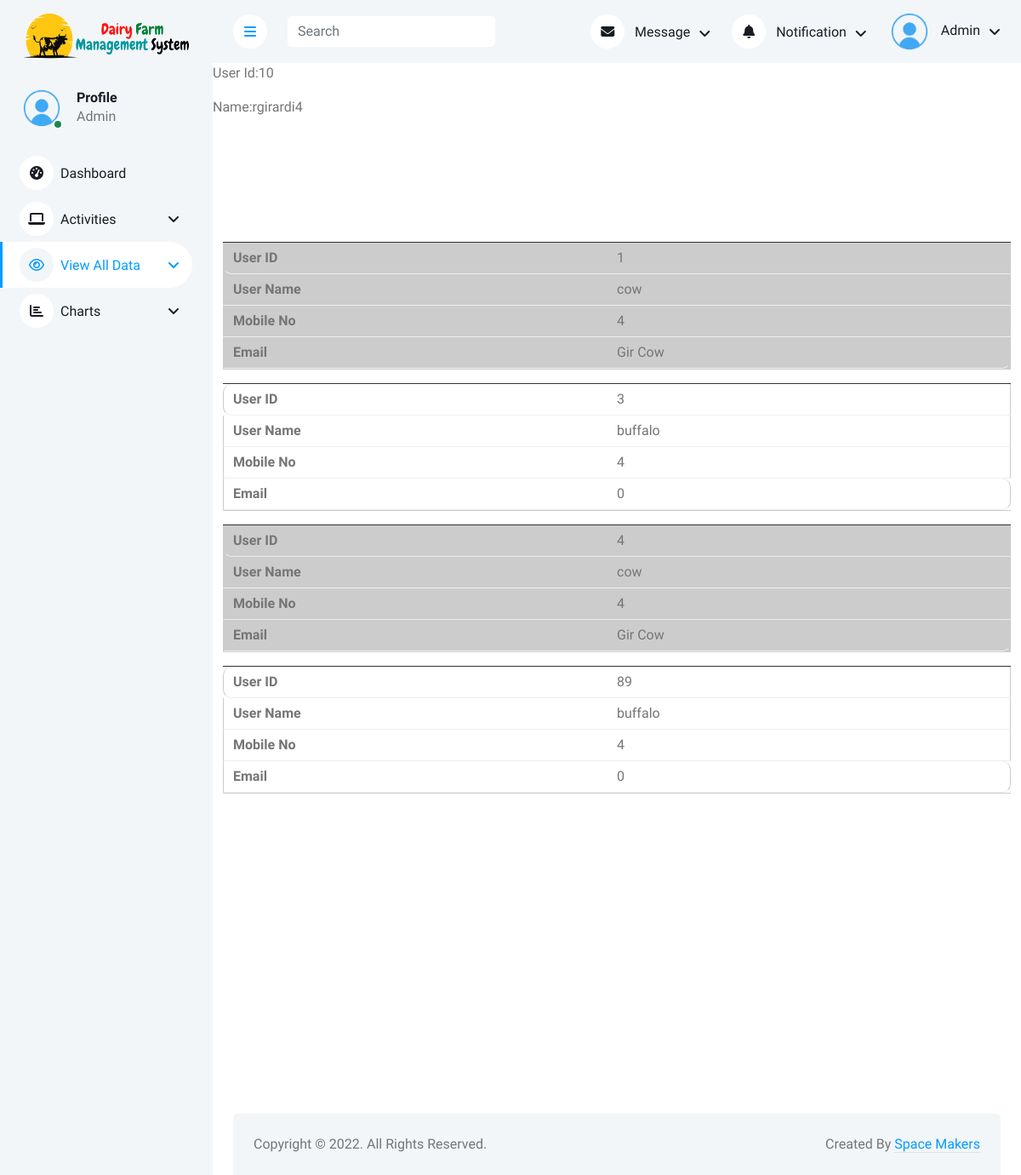
/admin/view_animals.php?uid=10, run on the app's committed database.
### tables this page shows
CREATE TABLE `user` (
  `user_id` int(20) NOT NULL,
  `role` enum('Admin','dairy attendent','user') NOT NULL,
  `user_name` varchar(20) NOT NULL,
  `password` varchar(20) NOT NULL,
  `mobile_no` bigint(11) NOT NULL,
  `email` varchar(255) NOT NULL,
  `village` varchar(20) NOT NULL,
  `taluka` varchar(20) NOT NULL,
  `district` varchar(20) NOT NULL,
  `state` varchar(20) NOT NULL
);

CREATE TABLE `animal` (
  `animal_id` int(11) NOT NULL,
  `user_id` int(11) NOT NULL,
  `animal_type` varchar(20) NOT NULL,
  `breed_type` varchar(11) NOT NULL,
  `age` int(11) NOT NULL
);

### admin/view_animals.php (the view, shortened to what this page needs)
		<?php
		include 'Database.php';
		$user_id = $_GET['uid'];
		$query = "SELECT * from animal where user_id=$user_id";
		$data = mysqli_query($connect, $query);
		$query1 = "SELECT user.user_id,user.user_name from animal,user where animal.user_id=user.user_id and animal.user_id=$user_id";
		$data1 = mysqli_query($connect, $query1);
		$res = mysqli_fetch_assoc($data1);
		?>
		<!DOCTYPE html>
		<html lang="en">
		<head>
			<link href="https://cdnjs.cloudflare.com/ajax/libs/font-awesome/5.10.0/css/all.min.css" rel="stylesheet">
			<link href="https://cdn.jsdelivr.net/npm/bootstrap-icons@1.4.1/font/bootstrap-icons.css" rel="stylesheet">
			<link href="lib/owlcarousel/assets/owl.carousel.min.css" rel="stylesheet">
			<link href="lib/tempusdominus/css/tempusdominus-bootstrap-4.min.css" rel="stylesheet" />
			<link href="css/bootstrap.min.css" rel="stylesheet">
			<link href="css/style.css" rel="stylesheet">
			<link rel="stylesheet" type="text/css" href="https://cdn.datatables.net/1.12.1/css/jquery.dataTables.css">
			<?php
			include "sidebar/view_all_data/2.php"
			?>
			<div class="content">
				<?php
				include "header.php"
				?>
		</head>
		<body>
			<p>User Id:<?php echo $res["user_id"]; ?></p>
			<p>Name:<?php echo $res["user_name"]; ?></p>
			<main class="d-flex w-100">
				<div class="container d-flex flex-column">
					<table id="table_id">
						<tbody>
							<?php
							while ($result = mysqli_fetch_assoc($data)) {
								echo "
<tr>
	<td>" . $result['animal_id'] . "</td>
	<td>" . $result['animal_type'] . "</td>
	<td>" . $result['age'] . "</td>
	<td>" . $result['breed_type'] . "</td>
</tr>
";
							}
							?>
							<br>
						</tbody>
					</table>
			</main>
		</body>
		</html>
		<?php
		include "footer.php"
		?>

### admin/css/style.css (style rules this page uses)
:root { --primary: #009CFF; --light: #F3F6F9; --dark: #191C24; }
.content { margin-left: 250px; min-height: 100vh; background: #FFFFFF; transition: 0.5s; }
@media (min-width: 992px) { .content { width: calc(100% - 250px); } }

### admin/view_animals.php (style rules this page uses)
table { width: 100%; border-collapse: collapse; }
table td:first-child { border-radius: 10px 0 0 10px; }
table td:last-child { border-radius: 0 10px 10px 0; }
td, th { font-size: 16px; padding: 6px; border: 1px solid #ccc; text-align: left; }
tr:nth-of-type(even) { background-color: White; }
@media only screen and (max-width: 760px),
					(min-device-width: 768px) and (max-device-width: 1024px) { table { margin-top: 106px; } }
@media only screen and (max-width: 760px),
					(min-device-width: 768px) and (max-device-width: 1024px) { table, thead, tbody, th, td, tr { display: block; } }
@media only screen and (max-width: 760px),
					(min-device-width: 768px) and (max-device-width: 1024px) { tr { margin: 0 0 1rem 0; overflow: auto; border-bottom: 1px solid #ccc; } }
@media only screen and (max-width: 760px),
					(min-device-width: 768px) and (max-device-width: 1024px) { tbody tr:before { counter-increment: my-sec-counter; content: ""; background-color: #333; display: block; height: 1px; } }
@media only screen and (max-width: 760px),
					(min-device-width: 768px) and (max-device-width: 1024px) { tr:nth-child(odd) { background: #ccc; } }
@media only screen and (max-width: 760px),
					(min-device-width: 768px) and (max-device-width: 1024px) { td { border: none; border-bottom: 1px solid #eee; margin-right: 0%; display: block; border-right: 1px solid #ccc; border-left: 1px solid #ccc; box-sizing: border-box; } }
@media only screen and (max-width: 760px),
					(min-device-width: 768px) and (max-device-width: 1024px) { td:before { font-weight: bold; width: 50%; float: left; box-sizing: border-box; padding-left: 5px; } }
@media only screen and (max-width: 760px),
					(min-device-width: 768px) and (max-device-width: 1024px) { td:nth-of-type(1):before { content: "User ID"; } }
@media only screen and (max-width: 760px),
					(min-device-width: 768px) and (max-device-width: 1024px) { td:nth-of-type(2):before { content: "User Name"; } }
@media only screen and (max-width: 760px),
					(min-device-width: 768px) and (max-device-width: 1024px) { td:nth-of-type(3):before { content: "Mobile No"; } }
@media only screen and (max-width: 760px),
					(min-device-width: 768px) and (max-device-width: 1024px) { td:nth-of-type(4):before { content: "Email"; } }

### data on the page
user: user_id "10", user_name "rgirardi4"
animal: animal_id "1", animal_type "cow", age "4", breed_type "Gir Cow"
animal: animal_id "3", animal_type "buffalo", age "4", breed_type "0"
animal: animal_id "4", animal_type "cow", age "4", breed_type "Gir Cow"
animal: animal_id "89", animal_type "buffalo", age "4", breed_type "0"
